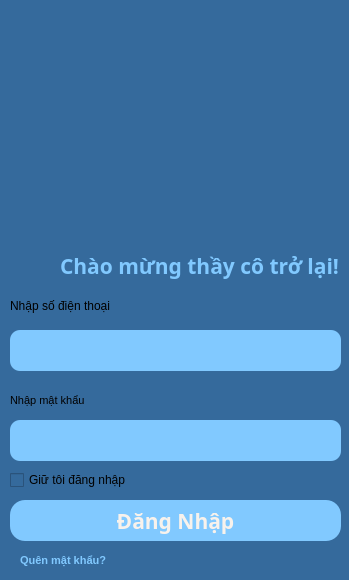
<?xml version="1.0" encoding="UTF-8"?>
<ui version="4.0">
 <class>MainWindow</class>
 <widget class="QMainWindow" name="MainWindow">
  <property name="geometry">
   <rect>
    <x>0</x>
    <y>0</y>
    <width>349</width>
    <height>580</height>
   </rect>
  </property>
  <property name="windowTitle">
   <string>MainWindow</string>
  </property>
  <property name="styleSheet">
   <string notr="true">background-color: #356a9c;</string>
  </property>
  <widget class="QWidget" name="centralwidget">
   <widget class="QCheckBox" name="checkBox">
    <property name="geometry">
     <rect>
      <x>10</x>
      <y>470</y>
      <width>141</width>
      <height>20</height>
     </rect>
    </property>
    <property name="text">
     <string>Giữ tôi đăng nhập</string>
    </property>
   </widget>
   <widget class="QWidget" name="Login" native="true">
    <property name="geometry">
     <rect>
      <x>20</x>
      <y>30</y>
      <width>321</width>
      <height>121</height>
     </rect>
    </property>
    <layout class="QVBoxLayout" name="verticalLayout"/>
   </widget>
   <widget class="QLineEdit" name="lineEdit_2">
    <property name="geometry">
     <rect>
      <x>10</x>
      <y>420</y>
      <width>331</width>
      <height>41</height>
     </rect>
    </property>
    <property name="font">
     <font>
      <pointsize>15</pointsize>
     </font>
    </property>
    <property name="styleSheet">
     <string notr="true">background-color:rgb(129, 201, 255);
color: #F8F2EC;
border-style: solid;
border-radius: 10px;</string>
    </property>
    <property name="echoMode">
     <enum>QLineEdit::Password</enum>
    </property>
   </widget>
   <widget class="QLabel" name="label_5">
    <property name="geometry">
     <rect>
      <x>10</x>
      <y>390</y>
      <width>171</width>
      <height>21</height>
     </rect>
    </property>
    <property name="font">
     <font>
      <pointsize>8</pointsize>
     </font>
    </property>
    <property name="styleSheet">
     <string notr="true"/>
    </property>
    <property name="text">
     <string>Nhập mật khẩu</string>
    </property>
   </widget>
   <widget class="QLabel" name="label_4">
    <property name="geometry">
     <rect>
      <x>10</x>
      <y>290</y>
      <width>171</width>
      <height>31</height>
     </rect>
    </property>
    <property name="font">
     <font>
      <pointsize>9</pointsize>
     </font>
    </property>
    <property name="styleSheet">
     <string notr="true"/>
    </property>
    <property name="text">
     <string>Nhập số điện thoại</string>
    </property>
   </widget>
   <widget class="QLineEdit" name="lineEdit">
    <property name="geometry">
     <rect>
      <x>10</x>
      <y>330</y>
      <width>331</width>
      <height>41</height>
     </rect>
    </property>
    <property name="font">
     <font>
      <pointsize>15</pointsize>
     </font>
    </property>
    <property name="styleSheet">
     <string notr="true">background-color:rgb(129, 201, 255);
color: #F8F2EC;
border-style: solid;
border-radius: 10px;</string>
    </property>
   </widget>
   <widget class="QLabel" name="label_3">
    <property name="geometry">
     <rect>
      <x>60</x>
      <y>250</y>
      <width>291</width>
      <height>31</height>
     </rect>
    </property>
    <property name="font">
     <font>
      <family>Bahnschrift</family>
      <pointsize>16</pointsize>
      <weight>75</weight>
      <italic>false</italic>
      <bold>true</bold>
     </font>
    </property>
    <property name="styleSheet">
     <string notr="true">font: 600 16pt &quot;Bahnschrift&quot;;
background-color:none;
color:rgb(129, 201, 255);</string>
    </property>
    <property name="text">
     <string>Chào mừng thầy cô trở lại!</string>
    </property>
   </widget>
   <widget class="QPushButton" name="loginButton">
    <property name="geometry">
     <rect>
      <x>10</x>
      <y>500</y>
      <width>331</width>
      <height>41</height>
     </rect>
    </property>
    <property name="font">
     <font>
      <family>Bahnschrift</family>
      <pointsize>16</pointsize>
      <weight>75</weight>
      <italic>false</italic>
      <bold>true</bold>
     </font>
    </property>
    <property name="cursor">
     <cursorShape>PointingHandCursor</cursorShape>
    </property>
    <property name="styleSheet">
     <string notr="true">border-radius: 15px;
font: 600 16pt &quot;Bahnschrift&quot;;
background-color:rgb(129, 201, 255);
color: #F8F2EC;</string>
    </property>
    <property name="text">
     <string>Đăng Nhập</string>
    </property>
   </widget>
   <widget class="QLabel" name="label_8">
    <property name="geometry">
     <rect>
      <x>20</x>
      <y>550</y>
      <width>171</width>
      <height>21</height>
     </rect>
    </property>
    <property name="font">
     <font>
      <pointsize>8</pointsize>
      <weight>75</weight>
      <bold>true</bold>
     </font>
    </property>
    <property name="cursor">
     <cursorShape>PointingHandCursor</cursorShape>
    </property>
    <property name="styleSheet">
     <string notr="true">color:rgb(129, 201, 255);
background-color: none;
</string>
    </property>
    <property name="text">
     <string>Quên mật khẩu?</string>
    </property>
   </widget>
   <widget class="QLabel" name="label">
    <property name="geometry">
     <rect>
      <x>50</x>
      <y>10</y>
      <width>241</width>
      <height>231</height>
     </rect>
    </property>
    <property name="text">
     <string/>
    </property>
    <property name="pixmap">
     <pixmap>icons/user.webp</pixmap>
    </property>
    <property name="scaledContents">
     <bool>true</bool>
    </property>
   </widget>
  </widget>
 </widget>
 <resources/>
 <connections/>
</ui>
